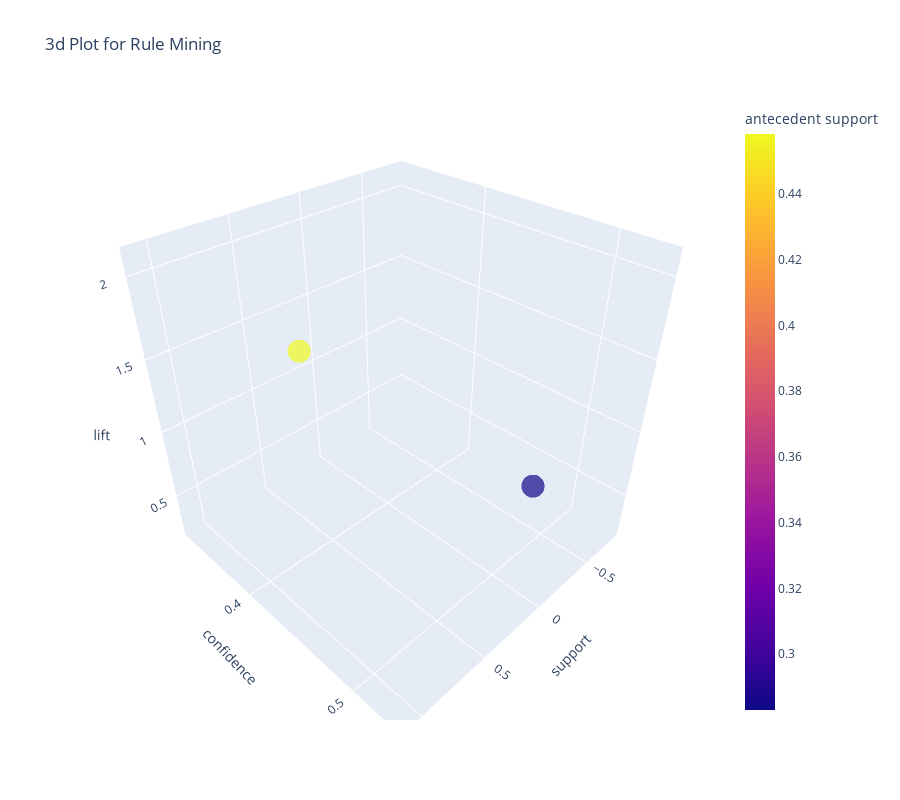

The code cell stored with this chart in its notebook:
### Code cell
# 3d plot

plot_model(arules_same_category_condition, plot = '3d')

### Figure 1 — Plotly figure (JSON) as saved in the notebook; plotly's stock layout.template omitted (floating-point values rounded to 4 significant figures)
{"data": [{"customdata": [["yogurt", "whole milk"], ["whole milk", "yogurt"]], "hovertemplate": "support=%{x}<br>confidence=%{y}<br>lift=%{z}<br>antecedents=%{customdata[0]}<br>consequents=%{customdata[1]}<br>antecedent support=%{marker.color}<extra></extra>", "legendgroup": "", "marker": {"color": [0.283, 0.4582], "coloraxis": "coloraxis", "opacity": 0.7, "symbol": "circle"}, "mode": "markers", "name": "", "scene": "scene", "showlegend": false, "type": "scatter3d", "x": [0.1506, 0.1506], "y": [0.5322, 0.3287], "z": [1.161, 1.161]}], "layout": {"coloraxis": {"colorbar": {"title": {"text": "antecedent support"}}, "colorscale": [[0, "#0d0887"], [0.1111, "#46039f"], [0.2222, "#7201a8"], [0.3333, "#9c179e"], [0.4444, "#bd3786"], [0.5556, "#d8576b"], [0.6667, "#ed7953"], [0.7778, "#fb9f3a"], [0.8889, "#fdca26"], [1, "#f0f921"]]}, "height": 800, "legend": {"tracegroupgap": 0}, "scene": {"domain": {"x": [0, 1], "y": [0, 1]}, "xaxis": {"title": {"text": "support"}}, "yaxis": {"title": {"text": "confidence"}}, "zaxis": {"title": {"text": "lift"}}}, "title": {"text": "3d Plot for Rule Mining"}, "width": 900}}
